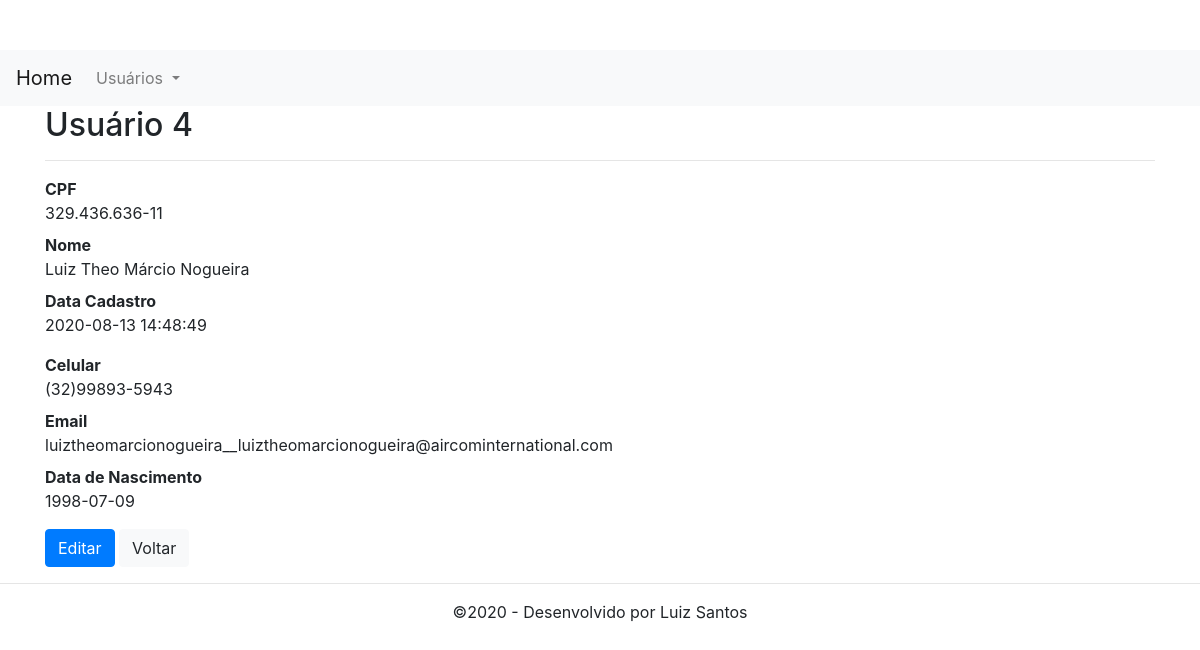
/user/view.php?id=4, run on the app's committed database.
### tables this page shows
CREATE TABLE user(
	id_user int not null primary key auto_increment,
    cpf varchar (14) not null,
	name_full varchar(255) not null,
	email varchar(100) not null,
    cellphone varchar(25),
    datanasc date,
	created timestamp default current_timestamp,
    modified date 
);

### inc/database.php (called while the page is built, shortened)
<?php
function find( $table = null, $id = null){
    $database = open_database();
    $found = null;
    try{
        if ($id) {
            $sql = "SELECT * FROM " .$table . " WHERE id_user = " . $id;
            $result = $database->query($sql);
            if ($result->num_rows > 0) {
                $found = $result->fetch_assoc();
            }
        } else{
            $sql = "SELECT * FROM " . $table;
            $result = $database->query($sql);
            if ($result->num_rows > 0) {
                $found = $result->fetch_all(MYSQLI_ASSOC);
            }
        }
    } catch (Exception $e) {
        $_SESSION['mesage'] = $e->GetMessage();
        $_SESSION['type'] = 'danger';
    }
    return $found;
}
function open_database() {
    try {
            $conn = new mysqli(DB_HOST, DB_USER, DB_PASSWORD, DB_NAME);
            return $conn;
    } catch (Exception $e) {
        echo $e->GetMessage();
        return null;
    }
}
?>

### user/functions.php (called while the page is built, shortened)
<?php
function view($id = null) {
    $user = find('user', $id);
}

### user/view.php (the view, shortened to what this page needs)
<?php
    require_once('functions.php');
    view($_GET['id']);
?>
<h2>Usuário <?php echo $user['id_user']; ?></h2>
<hr>
<dl class="dl-horizontal">
    <dt>CPF</dt>
    <dd><?php echo $user['cpf']; ?></dd>
    <dt>Nome</dt>
    <dd><?php echo $user['name_full']; ?></dd>
    <dt>Data Cadastro</dt>
    <dd><?php echo $user['created']; ?></dd>
</dl>
<dl class="dl-horizontal">
    <dt>Celular</dt>
    <dd><?php echo $user['cellphone']; ?></dd>
    <dt>Email</dt>
    <dd><?php echo $user['email']; ?></dd>
    <dt>Data de Nascimento</dt>
    <dd><?php echo $user['datanasc']; ?></dd>
</dl>
<div id="actions" class="row">
    <div class="col-md-12">
        <a href="edit.php?id=<?php echo $user['id_user']; ?>" class="btn btn-primary">Editar</a>
        <a href="index.php" class="btn btn-light">Voltar</a>
    </div>
</div>

### inc/header.php (style rules this page uses)
body { padding-top: 50px; padding-bottom: 20px; }

### data on the page
user: id_user "4", cpf "329.436.636-11", name_full "Luiz Theo Márcio Nogueira", created "2020-08-13 14:48:49", cellphone "(32)99893-5943", email "luiztheomarcionogueira__luiztheomarcionogueira@aircominternational.com", datanasc "1998-07-09"
